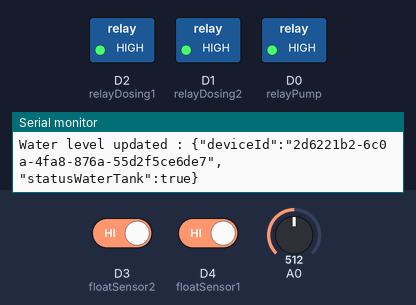
The sketch below on a simulated ESP8266 (NodeMCU). Shown: switched loads named in the sketch (green lamp = pin HIGH), the last lines printed to the serial monitor. The inputs (shaded band) are chosen by the test bench; at power-on: A0 = 512, D3 (floatSensor2) HIGH, D4 (floatSensor1) HIGH. WiFi joins after 1.5 s; servers stay silent unless stated; no MQTT or app messages arrive unless stated.

Above: at 2.7 s.
2.8 s: A0 set to 2
At 4.6 s:
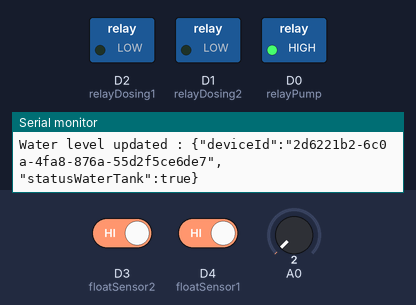
5.0 s: A0 set to 0
11.0 s: A0 set to 63
12.7 s: A0 set to 78
At 14.6 s:
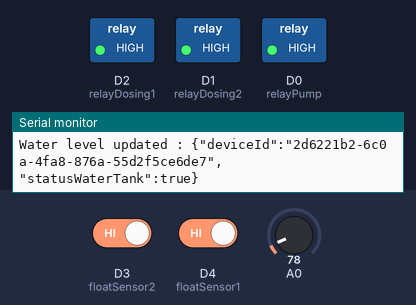
Timing chart, 0 to 16.0 s (numbered marks = the images above; inputs shaded):
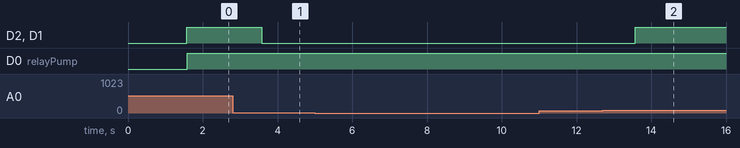

Measured:
- the behaviour switches between 69 and 70 on A0 (found by bisection; images 1 and 2)
- after the input at 2.8 s, D2 (relayDosing1), D1 (relayDosing2): HIGH → LOW after 0.77 s
- after the input at 12.7 s, D2 (relayDosing1), D1 (relayDosing2): LOW → HIGH after 0.87 s

The sketch:

MqttWaterTank.ino
```cpp
#include <ArduinoMqttClient.h>
#include <ESP8266WiFi.h>
#include <ESP8266HTTPClient.h>
#include <ArduinoJson.h>
#include "arduino_secrets.h"

char ssid[] = SECRET_SSID;
char pass[] = SECRET_PASS;

WiFiClientSecure wifiClient;
MqttClient mqttClient(wifiClient);

const char broker[] = "a7701bd2b3e54353b8aeab74b9c7f322.s1.eu.hivemq.cloud";
int port = 8883;
const char topic[] = "greenhouse:updated";  // Subscribe to all topics
const char* greenhouse_key = "2d6221b2-6c0a-4fa8-876a-55d2f5ce6de7";
const int floatSensor1 = D4;
const int floatSensor2 = D3;
int buttonState1 = 1;  //reads pushbutton status
int buttonState2 = 1;  //reads pushbutton status
const int relayDosing1 = D2;
const int relayDosing2 = D1;
const int relayPump = D0;
float ecValue, ppmValue;  //deklarasi variabel
const long interval = 1000;
unsigned long previousMillis = 0;

void setup_wifi() {
  delay(10);
  Serial.println();
  Serial.print("Connecting to ");
  Serial.println(ssid);

  WiFi.begin(ssid, pass);

  while (WiFi.status() != WL_CONNECTED) {
    delay(500);
    Serial.print(".");
  }
  Serial.println("");
  Serial.println("WiFi connected");
  wifiClient.setInsecure();
  Serial.println("IP address: ");
  Serial.println(WiFi.localIP());
}

void setup() {
  //Initialize serial and wait for port to open:
  Serial.begin(115200);
  pinMode(floatSensor1, INPUT_PULLUP);
  pinMode(floatSensor2, INPUT_PULLUP);
  pinMode(relayPump, OUTPUT);
  pinMode(relayDosing1, OUTPUT);
  pinMode(relayDosing2, OUTPUT);

  digitalWrite(relayPump, LOW);
  digitalWrite(relayDosing1, LOW);
  digitalWrite(relayDosing2, LOW);

  while (!Serial) {
    ;  // wait for serial port to connect. Needed for native USB port only
  }
  setup_wifi();

  mqttClient.setId("waterTank");

  mqttClient.setUsernamePassword("everglo", "Everglo2024");

  Serial.print("Attempting to connect to the MQTT broker: ");
  Serial.println(broker);

  if (!mqttClient.connect(broker, port)) {
    Serial.print("MQTT connection failed! Error code = ");
    Serial.println(mqttClient.connectError());

    while (1)
      ;
  }

  Serial.println("You're connected to the MQTT broker!");
  Serial.println();

  Serial.print("Subscribing to all topics");
  Serial.println();

  // subscribe to all topics
  mqttClient.subscribe(topic);

  // set the message receive callback
  mqttClient.onMessage(onMqttMessage);

  Serial.print("Waiting for messages on all topics");
  Serial.println();
}


void loop() {
  mqttClient.poll();
  unsigned long currentMillis = millis();

  if (currentMillis - previousMillis >= interval) {
    previousMillis = currentMillis;

    // Tambahkan pembacaan EC dan PPM dari sensor EC
    int ecValueRaw = analogRead(A0);  // Baca nilai raw dari pin A0

    // Konversi nilai raw ke tegangan (0-5V)
    float voltage = ecValueRaw * (5.0 / 1023.0);

    // Konversi tegangan ke µS/cm (0-4400 µS/cm)
    ecValue = voltage * (4400.0 / 5.0);

    // Konversi µS/cm ke PPM dengan faktor konversi tipikal 0.5
    ppmValue = ecValue * 0.5;

    buttonState1 = digitalRead(floatSensor1);
    buttonState2 = digitalRead(floatSensor2);

    // Cek dan kirim data dari sensor EC jika terbaca dan tidak bernilai 0
    if (!isnan(ecValue) && !isnan(ppmValue) && !(ecValue == 0 && ppmValue == 0)) {
      if (ppmValue < 150) {
        startDosing();
      } else {
        stopDosing();
      }
      updateValue(ecValue, ppmValue);
    } else {
      Serial.println("EC atau PPM tidak terbaca atau bernilai 0... !");
    }
    if (buttonState1 == HIGH && buttonState2 == HIGH) {
      stopPump();
    }
    if (buttonState1 == LOW && buttonState2 == LOW) {
      startPump();
    }
  }
}

void onMqttMessage(int messageSize) {
  // we received a message, print out the topic and contents
  Serial.print("Received a message with topic '");
  Serial.print(mqttClient.messageTopic());
  Serial.print("', length ");
  Serial.print(messageSize);
  Serial.println(" bytes:");

  // Create a buffer to hold the incoming message
  char message[messageSize + 1];
  int index = 0;

  // Read the message into the buffer
  while (mqttClient.available()) {
    message[index++] = (char)mqttClient.read();
  }
  message[messageSize] = '\0';  // Null-terminate the buffer

  // Print the received message
  Serial.println("Message:");
  Serial.println(message);

  // Parse JSON
  StaticJsonDocument<1024> doc;
  DeserializationError error = deserializeJson(doc, message);

  if (error) {
    Serial.print("deserializeJson() failed: ");
    Serial.println(error.f_str());
    return;
  }
}

void updateValue(float ecValue, float ppmValue) {
  bool retained = false;
  int qos = 1;
  bool dup = false;
  String requestBody = "{\"deviceId\":\"" + String(greenhouse_key) + "\",\"ec\":" + String(ecValue) + ",\"ppm\":" + String(ppmValue) + "}";
  Serial.println("Greenhouse updated : " + requestBody);
  mqttClient.beginMessage("greenhouse-iot:updated", requestBody.length(), retained, qos, dup);
  mqttClient.print(requestBody);
  mqttClient.endMessage();
}

void startPump() {
  digitalWrite(relayPump, LOW);
  bool retained = false;
  int qos = 1;
  bool dup = false;
  String requestBody = "{\"deviceId\":\"" + String(greenhouse_key) + "\",\"statusWaterTank\":false}";
  Serial.println("Water level updated : " + requestBody);
  mqttClient.beginMessage("greenhouse-iot:updated", requestBody.length(), retained, qos, dup);
  mqttClient.print(requestBody);
  mqttClient.endMessage();
}

void stopPump() {
  digitalWrite(relayPump, HIGH);
  bool retained = false;
  int qos = 1;
  bool dup = false;
  String requestBody = "{\"deviceId\":\"" + String(greenhouse_key) + "\",\"statusWaterTank\":true}";
  Serial.println("Water level updated : " + requestBody);
  mqttClient.beginMessage("greenhouse-iot:updated", requestBody.length(), retained, qos, dup);
  mqttClient.print(requestBody);
  mqttClient.endMessage();
}

void startDosing() {
  digitalWrite(relayDosing1, LOW);
  digitalWrite(relayDosing2, LOW);
}

void stopDosing() {
  digitalWrite(relayDosing1, HIGH);
  digitalWrite(relayDosing2, HIGH);
}
```

arduino_secrets.h
```cpp
#define SECRET_SSID "everglo"
#define SECRET_PASS "11223344"
```
